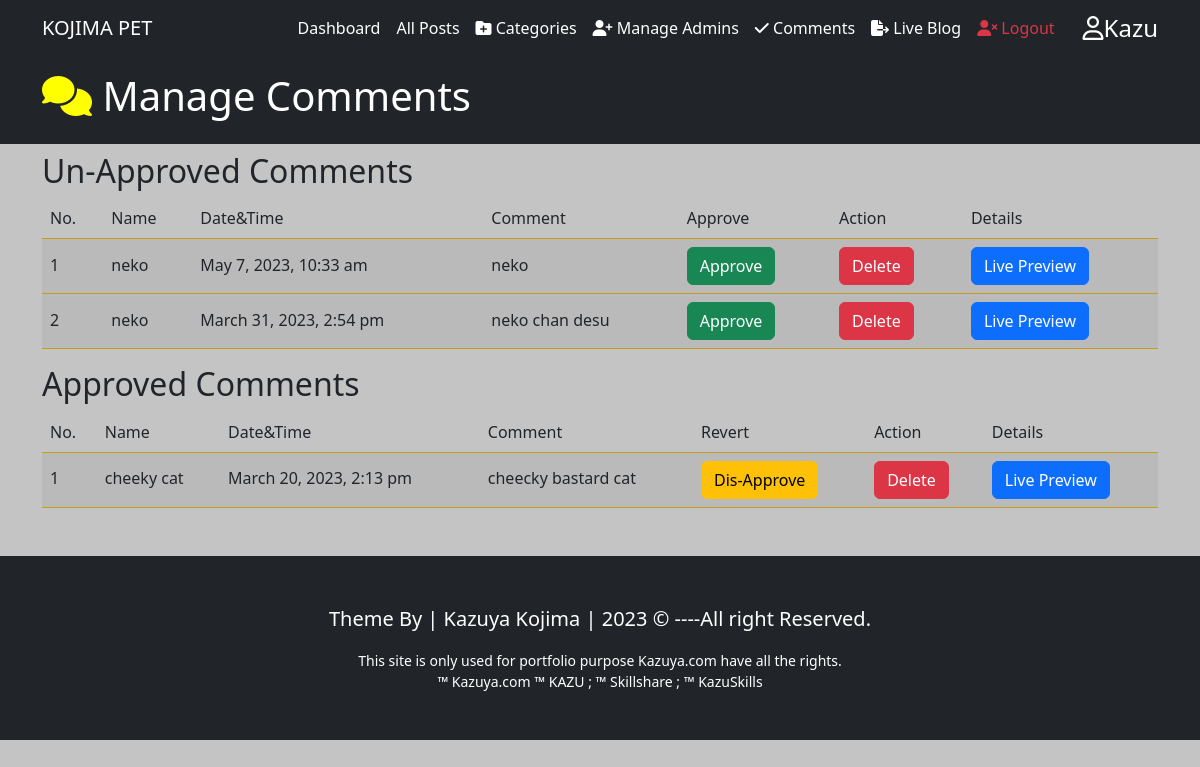
The page /Comments.php (signed in) on the database its author committed.
### tables this page shows
CREATE TABLE `comments` (
  `id` int(10) NOT NULL,
  `datetime` varchar(50) NOT NULL,
  `name` varchar(60) NOT NULL,
  `email` varchar(60) NOT NULL,
  `comment` varchar(500) NOT NULL,
  `approvedby` varchar(50) NOT NULL,
  `status` varchar(3) NOT NULL,
  `post_id` int(10) NOT NULL
);

### Comments.php (the view, shortened to what this page needs)
<?php
include('./templates/AdminHeader.php');
?>
  <header class="bg-dark text-white py-3">
    <div class="container">
      <div class="row">
        <div class="col-md-12">
          <h1><i class="fas fa-comments" style="color:yellow;"></i> Manage Comments</h1>
        </div>
      </div>
    </div>
  </header>
  <section class="container py-2 mb-4">
    <div class="row">
      <div class="col-lg-12">
        <h2>Un-Approved Comments</h2>
        <table class="table table-striped table-hover">
          <thead class="thead-dark">
            <tr>
              <th>No. </th>
              <th>Name</th>
              <th>Date&Time</th>
              <th>Comment</th>
              <th>Approve</th>
              <th>Action</th>
              <th>Details</th>
            </tr>
          </thead>
          <?php
          $sql = "select * from comments where status = 'OFF' ORDER BY id desc ";
          $Execute = $ConnectingDB->query($sql);
          $SrNo = 0;
          while ($DataRows = $Execute->fetch()) :
            $CommentId = $DataRows["id"];
            $DateTimeOfComment = $DataRows["datetime"];
            $CommenterName = $DataRows["name"];
            $CommentContent = $DataRows["comment"];
            $CommentPostId = $DataRows["post_id"];
            $SrNo++;
          ?>
            <tbody>
              <tr>
                <td><?php echo htmlentities($SrNo); ?></td>
                <td><?php echo htmlentities($CommenterName); ?></td>
                <td><?php echo htmlentities($DateTimeOfComment); ?></td>
                <td><?php echo htmlentities($CommentContent); ?></td>
                <td><a class="btn btn-success" href="ApproveComments.php?id=<?php echo htmlspecialchars($CommentId, ENT_QUOTES); ?>">Approve</a></td>
                <td><a class="btn btn-danger" href="DeleteComments.php?id=<?php echo htmlspecialchars($CommentId, ENT_QUOTES); ?>">Delete</a></td>
                <td><a class="btn btn-primary" href="FullPost.php?id=<?php echo htmlspecialchars($CommentPostId); ?>" target="_blank">Live Preview</a></td>
              </tr>
            </tbody>
          <?php endwhile; ?>
        </table>
        <h2>Approved Comments</h2>
        <table class="table table-striped table-hover">
          <thead class="thead-dark">
            <tr>
              <th>No. </th>
              <th>Name</th>
              <th>Date&Time</th>
              <th>Comment</th>
              <th>Revert</th>
              <th>Action</th>
              <th>Details</th>
            </tr>
          </thead>
          <?php
          $sql = "select * from comments where status = 'ON' ORDER BY id desc ";
          $Execute = $ConnectingDB->query($sql);
          $SrNo = 0;
          while ($DataRows = $Execute->fetch()) :
            $CommentId = $DataRows["id"];
            $DateTimeOfComment = $DataRows["datetime"];
            $CommenterName = $DataRows["name"];
            $CommentContent = $DataRows["comment"];
            $CommentPostId = $DataRows["post_id"];
            $SrNo++;
          ?>
            <tbody>
              <tr>
                <td><?php echo htmlentities($SrNo); ?></td>
                <td><?php echo htmlentities($CommenterName); ?></td>
                <td><?php echo htmlentities($DateTimeOfComment); ?></td>
                <td><?php echo htmlentities($CommentContent); ?></td>
                <td><a class="btn btn-warning" href="DisApproveComments.php?id=<?php echo htmlspecialchars($CommentId, ENT_QUOTES); ?>">Dis-Approve</a></td>
                <td><a class="btn btn-danger" href="DeleteComments.php?id=<?php echo htmlspecialchars($CommentId, ENT_QUOTES); ?>">Delete</a></td>
                <td><a class="btn btn-primary" href="FullPost.php?id=<?php echo htmlspecialchars($CommentPostId, ENT_QUOTES); ?>" target="_blank">Live Preview</a></td>
              </tr>
            </tbody>
          <?php endwhile; ?>
        </table>
      </div>
    </div>
  </section>
<?php
include('./templates/Footer.php');
?>

### rows shown on the page
comments: name "neko", datetime "May 7, 2023, 10:33 am", comment "neko"
comments: name "neko", datetime "March 31, 2023, 2:54 pm", comment "neko chan desu"
comments: name "cheeky cat", datetime "March 20, 2023, 2:13 pm", comment "cheecky bastard cat"

### other values the page prints
$Admin "Kazu"
